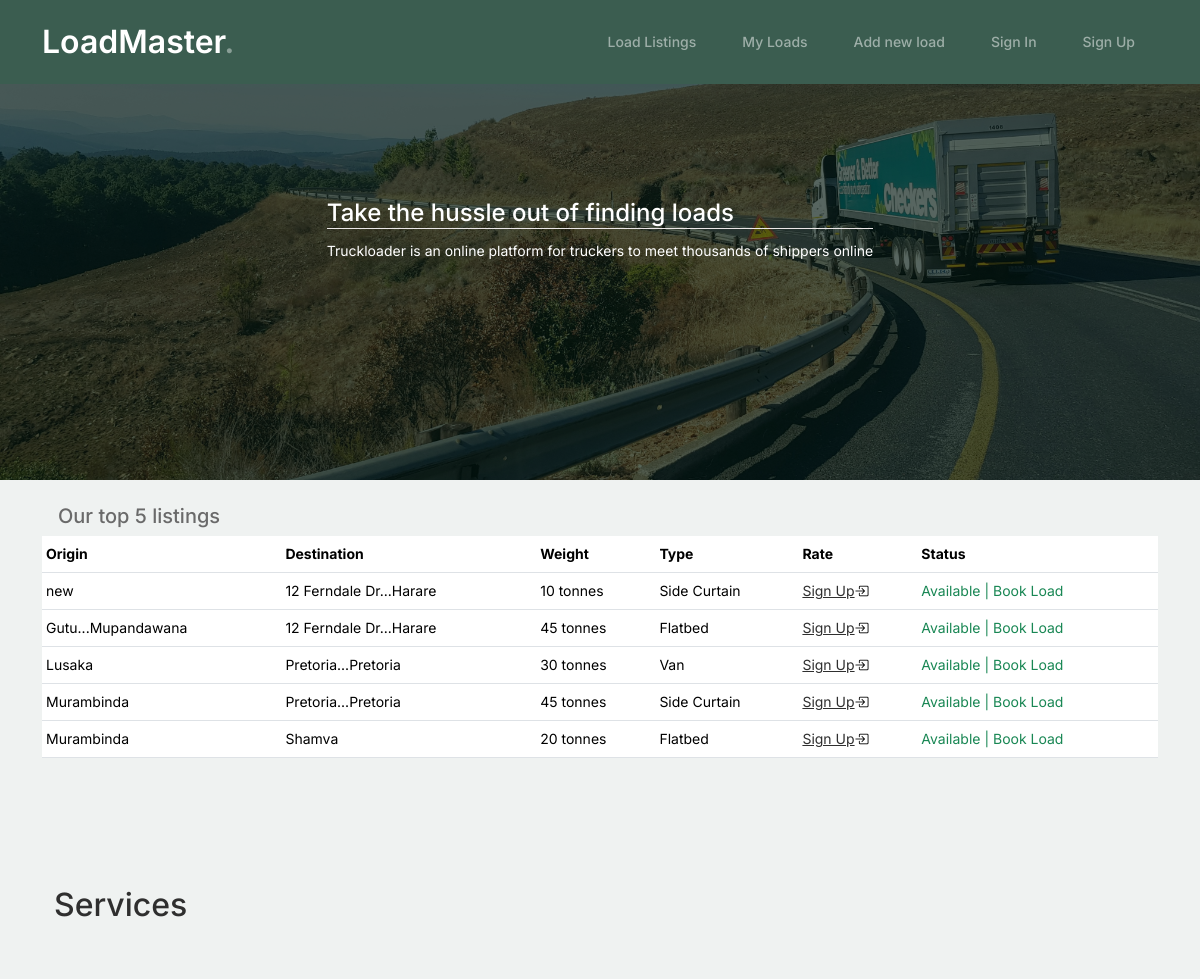
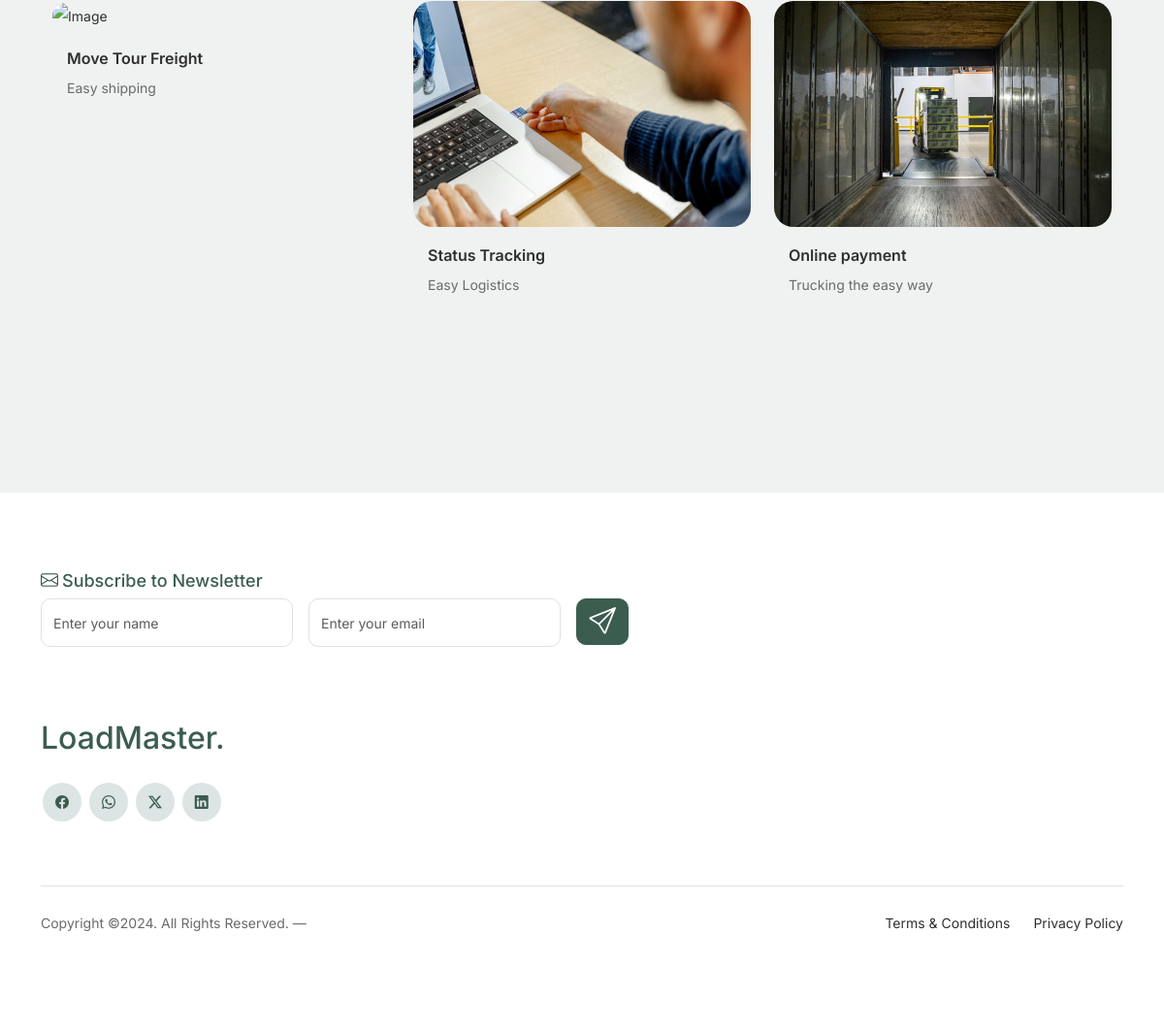
The page / on the database its author committed (2 pictures, top to bottom).
### loads/models.py (models this page shows, shortened)
class Load(models.Model):
    class Type (models.TextChoices):
        REFEER = "R", ("Reefer")
        FLATBED = "F", ("Flatbed")
        SIDE_CURTAIN = "S", ("Side Curtain")
        OTHER = "O", ("Other")
        VAN = "V", ("Van")
    origin = models.ForeignKey(Location, related_name='outgoing', on_delete=models.CASCADE)
    destination = models.ForeignKey(Location, related_name='incoming', on_delete=models.CASCADE)
    type = models.CharField(max_length=1, choices=Type.choices, default=Type.FLATBED)
    owner = models.ForeignKey(Profile, on_delete=models.CASCADE)
    weight = models.CharField(max_length=20)
    rate = models.CharField(max_length=20)
    created = models.DateTimeField(auto_now_add=True)
    updated = models.DateTimeField(auto_now=True)
    class Meta:
        ordering = ["-created"]

class Location(models.Model):
    address_1 = models.CharField(max_length=200, null=True, blank=True)
    address_2 = models.CharField(max_length=200, null=True, blank=True)
    city = models.CharField(max_length=200)
    country = models.CharField(max_length=100, default='Zimbabwe')
    def __str__(self):
        if self.address_1:
            return f"{self.address_1[:17]}...{self.city}"
        return f"{self.city}"

class LoadStatus(models.Model):
    class Status(models.TextChoices):
        AVAILABLE = "A", ("Available")
        IN_TRANSIT = "I", ("In Transit")
        DELIVERED = "D", ("Delivered")
    load = models.OneToOneField(Load, on_delete=models.CASCADE)
    status = models.CharField(max_length=1, choices=Status.choices, default=Status.AVAILABLE)
    transporter = models.ForeignKey(Profile, on_delete=models.CASCADE)
    updated = models.DateTimeField(auto_now=True)
    def __str__(self):
        return f"{self.get_status_display()}"

### main/views.py (the view)
# urls.py: path('', views.HomeView.as_view(), name='home'),
class HomeView(generic.ListView):
    template_name = 'main/home.html'
    def get_queryset(self):
        return Load.objects.filter(loadstatus__status="A")[:5]

### main/templates/main/home.html (shortened to what this page needs)
{% extends "account/base_entrance.html" %}
{% load i18n %}
{% load static %}
{% load allauth account %}
{% block extra_head %}
<link rel="stylesheet" href="{% static 'css/home.css' %}">
{% endblock extra_head %}
{% block content %}
<div class="bg-image ">
  <div class="overImg d-flex justify-content-center align-items-center">
    <div>
       <h1 class="heading text-white h4">Take the hussle out of finding loads</h1>
       <p class="text-white">Truckloader is an online platform for truckers to meet thousands of shippers online</p>
    </div>
  </div>
</div>
<div class="mt-4 mb-2 container">
    <h1 class="h5 ms-3">Our top 5 listings</h1>
    <div class="table-responsive">
    <table class="table table-hover table-sm">
        <thead class="line bg-green">
        <tr>
            <th scope="col">Origin</th>
            <th scope="col">Destination</th>
            <th scope="col">Weight</th>
            <th scope="col">Type</th>
            <th scope="col">Rate</th>
            <th scope="col">Status</th>
        </tr>
        </thead>
        <tbody>
        {% for load in load_list %}
        <tr class="table-row cursor-auto" data-href="{% url 'loads:load' load.id %}" >
            <td class="text-truncate">{{ load.origin }}</td>
            <td class="text-truncate">{{ load.destination }}</td>
            <td class="text-truncate">{{ load.weight }}</td>
            <td class="text-truncate">{{ load.get_type_display }}</td>
            {% if user.is_authenticated %}
                <td class="text-truncate">{{ load.rate }}</td>
            {% else %}
            <td class="text-truncate"><a href="#hello">Sign Up</a><i class="bi bi-box-arrow-in-right"></i></td>
            {% endif %}
            <td class="text-truncate text-success">{{ load.loadstatus }} | Book Load</td>
        </tr>
        {% endfor %}
        </tbody>
    </table>
    </div>
    <div class="blog-section">
        <div class="container">
            <div class="row mb-5">
                <div class="col-md-6">
                    <h2 class="section-title">Services</h2>
                </div>
                <div class="col-md-6 text-start text-md-end">
                </div>
            </div>
            <div class="row">
                <div class="col-12 col-sm-6 col-md-4 mb-4 mb-md-0">
                    <div class="post-entry">
                        <a href="#" class="post-thumbnail"><img src="{% static 'images/frank-mckenna-tjX_sniNzgQ-unsplash.jpg' %}" alt="Image" class="img-fluid"></a>
                        <div class="post-content-entry">
                            <h3><a href="{% url 'loads:new_load' %}">Move Tour Freight</a></h3>
                            <div class="meta">
                                <span>Easy shipping</span>
                            </div>
                        </div>
                    </div>
                </div>
                <div class="col-12 col-sm-6 col-md-4 mb-4 mb-md-0">
                    <div class="post-entry">
                        <a href="#" class="post-thumbnail"><img src="{% static 'images/samsung-memory-RtOINPihAeQ-unsplash.jpg' %}" alt="truck img" class="img-fluid"></a>
                        <div class="post-content-entry">
                            <h3><a href="#">Status Tracking</a></h3>
                            <div class="meta">
                                <span>Easy Logistics</span>
                            </div>
                        </div>
                    </div>
                </div>
                <div class="col-12 col-sm-6 col-md-4 mb-4 mb-md-0">
                    <div class="post-entry">
                        <a href="#" class="post-thumbnail"><img src="{% static 'images/elevate-dI-aXC7DWpQ-unsplash.jpg' %}" alt="Image" class="img-fluid"></a>
                        <div class="post-content-entry">
                            <h3><a href="#">Online payment</a></h3>
                            <div class="meta">
                                <span>Trucking the easy way</span>
                            </div>
                        </div>
                    </div>
                </div>
            </div>
        </div>
    </div>
</div>
{% endblock content %}

### assets/css/home.css (style rules this page uses)
.bg-image { background-image: url("/media/profile_pics/tiry-nelson-gono-h-kD4142VIQ-unsplash.jpg"); background-position: center; background-size:cover ; background-repeat: no-repeat; background-color: rgba(0, 0, 0, 0.229); }
.overImg { background-color: rgba(2, 23, 16, 0.659); width: 100%; height: 60vh; }
.heading { border-bottom: 1px solid rgb(235, 231, 231); }

### assets/css/style.css (style rules this page uses)
body { overflow-x: hidden; position: relative; }
body { font-family: "Inter", sans-serif; font-weight: 400; line-height: 28px; color: #6a6a6a; font-size: 14px; background-color: #eff2f1; }
a { text-decoration: none; -webkit-transition: .3s all ease; -o-transition: .3s all ease; transition: .3s all ease; color: #2f2f2f; text-decoration: underline; }
.section-title { color: #2f2f2f; }
.blog-section { padding: 7rem 0 12rem 0; }
.blog-section .post-entry a { text-decoration: none; }
.blog-section .post-entry .post-thumbnail { display: block; margin-bottom: 20px; }
.blog-section .post-entry .post-thumbnail img { border-radius: 20px; -webkit-transition: .3s all ease; -o-transition: .3s all ease; transition: .3s all ease; }
.blog-section .post-entry .post-content-entry { padding-left: 15px; padding-right: 15px; }
.blog-section .post-entry .post-content-entry h3 { font-size: 16px; margin-bottom: 0; font-weight: 600; margin-bottom: 7px; }
.blog-section .post-entry .post-content-entry .meta { font-size: 14px; }

### rows shown on the page
Load: origin "new", destination "12 Ferndale Dr...Harare", weight "10 tonnes", type "Side Curtain", loadstatus "Available"
Load: origin "Gutu...Mupandawana", destination "12 Ferndale Dr...Harare", weight "45 tonnes", type "Flatbed", loadstatus "Available"
Load: origin "Lusaka", destination "Pretoria...Pretoria", weight "30 tonnes", type "Van", loadstatus "Available"
Load: origin "Murambinda", destination "Pretoria...Pretoria", weight "45 tonnes", type "Side Curtain", loadstatus "Available"
Load: origin "Murambinda", destination "Shamva", weight "20 tonnes", type "Flatbed", loadstatus "Available"
